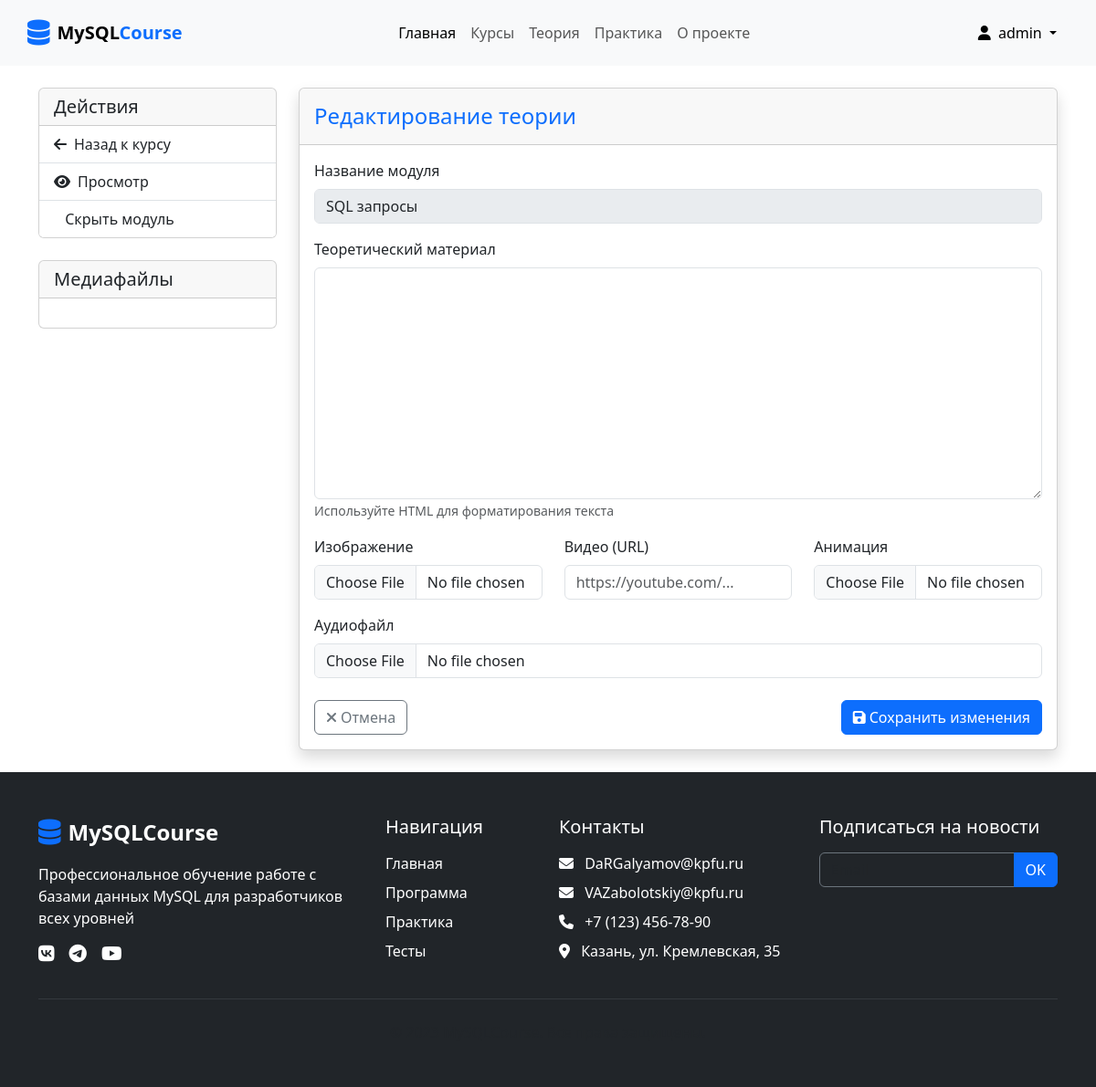
The page /module/theory/edit/1/ (signed in) on the database its author committed.
### users/models.py (models this page shows, shortened)
class CustomUser(AbstractUser):
    class Roles(models.TextChoices):
        STUDENT = 'student', 'Студент'
        TEACHER = 'teacher', 'Преподаватель'
        ADMIN = 'admin', 'Админ'
    id = models.UUIDField(primary_key=True, default=uuid.uuid4)
    phone = models.CharField(max_length=20, blank=True)
    email = models.EmailField(unique=True)
    role = models.CharField(
        max_length=10,
        choices=Roles.choices,
        default=Roles.STUDENT,
    )

### courses/models.py (models this page shows, shortened)
class Module(models.Model):
    MODULE_TYPES = (
        ('theory', 'Теоретический модуль'),
        ('test', 'Тестирование'),
    )
    course = models.ForeignKey(Course, on_delete=models.CASCADE, related_name='modules')
    title = models.CharField(max_length=200)
    description = models.TextField()
    module_type = models.CharField(max_length=10, choices=MODULE_TYPES)
    is_hidden = models.BooleanField(default=False)
    order = models.PositiveIntegerField(default=0)
    class Meta:
        ordering = ['order']

### courses/views.py (the view)
# urls.py: path('module/theory/edit/<int:module_id>/', views.edit_theory, name='edit_theory'),
def edit_theory(request, module_id):
    module = get_object_or_404(Module, pk=module_id, module_type='theory')
    theory_content, created = TheoryContent.objects.get_or_create(module=module)
    if request.method == 'POST':
        form = TheoryContentForm(request.POST, request.FILES, instance=theory_content)
        if form.is_valid():
            form.save()
            messages.success(request, 'Теоретический материал успешно обновлен!')
            return redirect('module_theory', module_id=module.id)
    else:
        form = TheoryContentForm(instance=theory_content)
    return render(request, 'courses/edit_theory.html', {
        'module': module,
        'form': form
    })

### courses/forms.py
class TheoryContentForm(forms.ModelForm):
    class Meta:
        model = TheoryContent
        fields = ['text', 'image', 'video_url', 'animation', 'audio']
        widgets = {
            'text': forms.Textarea(attrs={'class': 'form-control', 'rows': 10}),
        }

### users/templates/courses/edit_theory.html (shortened to what this page needs)
{% extends "partials/base.html" %}
{% block content %}
<div class="container mt-4">
    <div class="row">
        <div class="col-lg-3">
            <div class="card mb-4">
                <div class="card-header">
                    <h5 class="mb-0">Действия</h5>
                </div>
                <div class="list-group list-group-flush">
                    <a href="{% url 'course_detail' module.course.id %}" class="list-group-item list-group-item-action">
                        <i class="fas fa-arrow-left me-2"></i>Назад к курсу
                    </a>
                    <a href="{% url 'module_theory' module.id %}" class="list-group-item list-group-item-action">
                        <i class="fas fa-eye me-2"></i>Просмотр
                    </a>
                    <a href="{% url 'toggle_module' module.id %}" class="list-group-item list-group-item-action">
                        {{ module.is_hidden|yesno:'Показать модуль,Скрыть модуль' }}
                    </a>
                </div>
            </div>
            <div class="card">
                <div class="card-header">
                    <h5 class="mb-0">Медиафайлы</h5>
                </div>
                <div class="card-body">
                </div>
            </div>
        </div>
        <div class="col-lg-9">
            <div class="card shadow mb-4">
                <div class="card-header py-3 d-flex justify-content-between align-items-center">
                    <h4 class="m-0 font-weight-bold text-primary">Редактирование теории</h4>
                </div>
                <div class="card-body">
                    <form method="post" enctype="multipart/form-data">
                        <div class="mb-3">
                            <label class="form-label">Название модуля</label>
                            <input type="text" class="form-control" value="{{ module.title }}" disabled>
                        </div>
                        <div class="mb-3">
                            <label class="form-label">Теоретический материал</label>
                            <textarea name="text" class="form-control" rows="10">{{ theory_content.text }}</textarea>
                            <small class="text-muted">Используйте HTML для форматирования текста</small>
                        </div>
                        <div class="row mb-3">
                            <div class="col-md-4">
                                <label class="form-label">Изображение</label>
                                <input type="file" name="image" class="form-control" accept="image/*">
                            </div>
                            <div class="col-md-4">
                                <label class="form-label">Видео (URL)</label>
                                <input type="url" name="video_url" class="form-control" value="{{ theory_content.video_url|default:'' }}" placeholder="https://youtube.com/...">
                            </div>
                            <div class="col-md-4">
                                <label class="form-label">Анимация</label>
                                <input type="file" name="animation" class="form-control" accept=".gif,.mp4,.webm">
                            </div>
                        </div>
                        <div class="mb-4">
                            <label class="form-label">Аудиофайл</label>
                            <input type="file" name="audio" class="form-control" accept="audio/*">
                        </div>
                        <div class="d-flex justify-content-between">
                            <a href="{% url 'module_theory' module.id %}" class="btn btn-outline-secondary">
                                <i class="fas fa-times me-1"></i>Отмена
                            </a>
                            <button type="submit" class="btn btn-primary">
                                <i class="fas fa-save me-1"></i>Сохранить изменения
                            </button>
                        </div>
                    </form>
                </div>
            </div>
        </div>
    </div>
</div>
{% endblock %}

### users/templates/partials/header.html (shortened to what this page needs)
{% load static %}
{% block  header %}
<header class="bg-light">
    <nav class="navbar navbar-expand-lg navbar-light container py-3">
        <a class="navbar-brand d-flex align-items-center" href="#">
            <i class="fas fa-database fs-3 text-primary me-2"></i>
            <span class="fw-bold">MySQL<span class="text-primary">Course</span></span>
        </a>
        <div class="collapse navbar-collapse" id="navbarNav">
            <ul class="navbar-nav mx-auto">
                <li class="nav-item">
                    <a class="nav-link active" href="/">Главная</a>
                </li>
                <li class="nav-item">
                    <a class="nav-link" href="/course/1">Курсы</a>
                </li>
                <li class="nav-item">
                    <a class="nav-link" href="#">Теория</a>
                </li>
                <li class="nav-item">
                    <a class="nav-link" href="#">Практика</a>
                </li>
                <li class="nav-item">
                    <a class="nav-link" href="#">О проекте</a>
                </li>
            </ul>
            <div class="d-flex ms-3">
                <div class="dropdown">
                    {% if user.is_authenticated %}
                    <button class="btn btn-light dropdown-toggle" type="button" id="userMenu" data-bs-toggle="dropdown">
                        <i class="fas fa-user me-1"></i> {{ user.username }}
                    </button>
                    {% else %}
                    <a href="{% url 'account_login' %}" class="btn btn-outline-primary me-2"><i class="fas fa-sign-in-alt"></i> Вход</a>
                    <a href="{% url 'account_signup' %}" class="btn btn-primary"><i class="fas fa-user"></i> Регистрация</a>
                    {% endif %}
                </div>
            </div>
        </div>
    </nav>
</header>
{% endblock %}

### rows shown on the page
CustomUser: username "admin"
Module: is_hidden "Скрыть модуль", title "SQL запросы"
